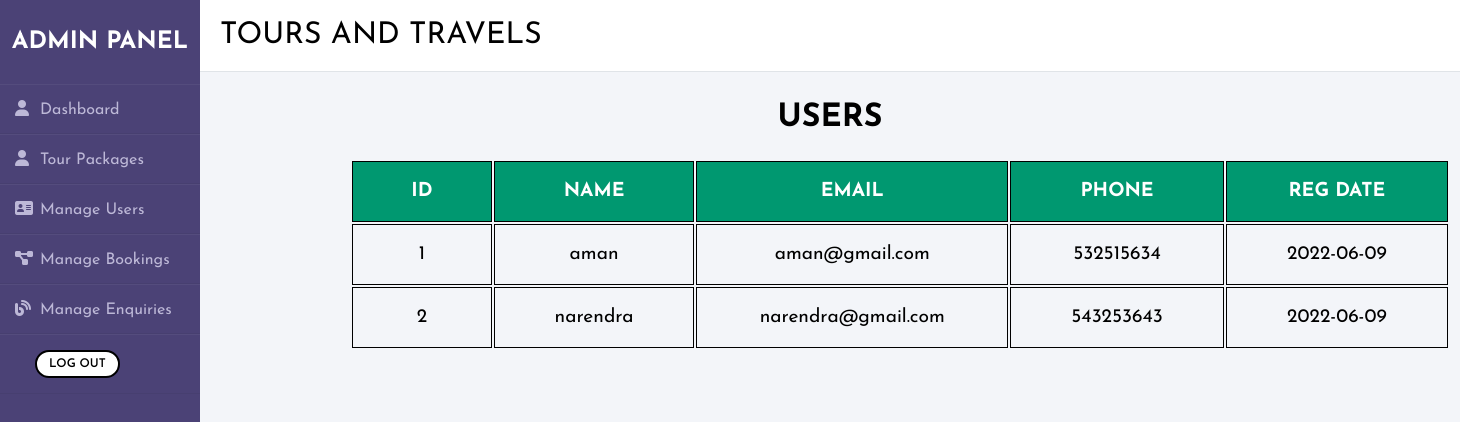
Page /admin/adminpanel.php?page=mngusers.php (signed in) on the committed database.
### tables this page shows
CREATE TABLE `user` (
  `user_id` int(11) NOT NULL,
  `user_name` varchar(50) NOT NULL,
  `user_email` varchar(50) NOT NULL,
  `user_phone` int(12) NOT NULL,
  `user_password` varchar(50) NOT NULL,
  `user_date` date NOT NULL DEFAULT current_timestamp()
);

### admin/mngusers.php (the view, shortened to what this page needs)
<!DOCTYPE html>
<html lang="en" dir="ltr">
  <head>
    <?php
    require("connection.php");
     ?>
  </head>
  <body>
    <div class="usdata">
      <table class="cont_table">
        <h1>USERS</h1>
        <thead>
          <tr>
            <th>ID</th>
            <th>NAME</th>
            <th>EMAIL</th>
            <th>PHONE</th>
            <th>REG DATE</th>
          </tr>
        </thead>
        <tbody>
          <?php
          $sql = "SELECT * FROM `user`";
          $result = mysqli_query($con, $sql);
           ?>
           <?php
          while ($row2 = $result->fetch_assoc()) {
            ?>
            <tr>
                 <td><?php echo$row2["user_id"]; ?>  </td>
                 <td><?php echo$row2["user_name"]; ?>  </td>
                 <td><?php echo$row2["user_email"]; ?>  </td>
                 <td><?php echo$row2["user_phone"]; ?>  </td>
                 <td><?php echo$row2["user_date"]; ?>  </td>
                 </tr>
          <?php } ?>
        </tbody>
      </table>
    </div>
  </body>
</html>

### admin/adminpanel.css (style rules this page uses)
* { margin: 0; padding: 0; box-sizing: border-box; list-style: none; text-decoration: none; font-family: 'Josefin Sans', sans-serif; }
body { background-color: #f3f5f9; }

### admin/mngusers.php (style rules this page uses)
.usdata { margin-top: 30px; text-align: center; }
.usdata .cont_table { margin: 25px 0; font-size: 1.2em; min-width: 1100px; margin-left: 150px; }
.usdata .cont_table thead tr { background-color: #009870; color: #ffffff; text-align: left; font-weight: bold; }
.usdata .cont_table tbody tr { text-align: left; }
.usdata .cont_table th { padding: 20px 55px; text-align: center; }
.usdata .cont_table td { padding: 20px 55px; text-align: center; }
.usdata .cont_table table, th, td { border: 1px solid black; }

### rows in the picture
user: user_id "1", user_name "aman", user_email "aman@gmail.com", user_phone "532515634", user_date "2022-06-09"
user: user_id "2", user_name "narendra", user_email "narendra@gmail.com", user_phone "543253643", user_date "2022-06-09"
